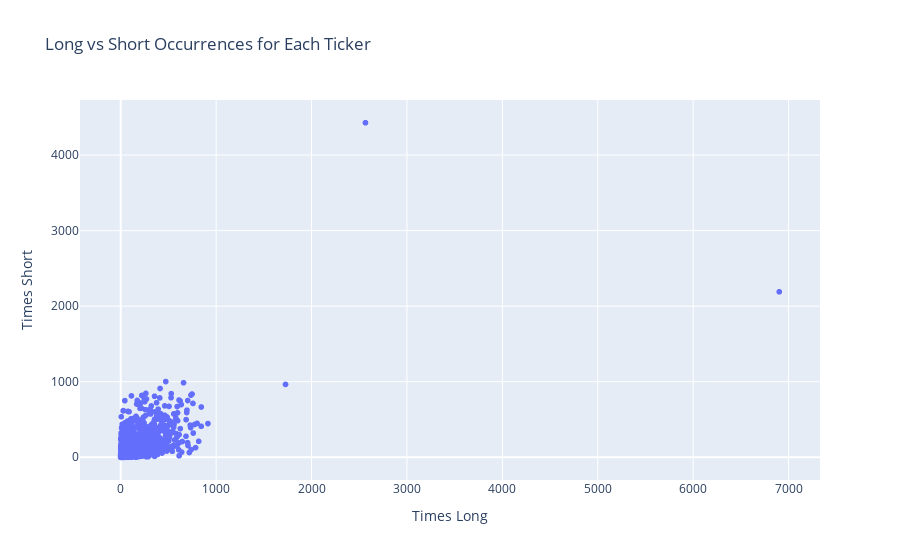

Write notebook code for a chart like this one.
### Code cell
from collections import Counter
import pandas as pd
import plotly.express as px

# Assume these are your actual dataframes and 'Ticker' is the column with the ticker names.
# If not, adjust the column name accordingly.
long_counts = Counter(in_sample_long_portfolios['TICKER'])
short_counts = Counter(in_sample_short_portfolios['TICKER'])

# Get the unique tickers from both portfolios
all_tickers = set(long_counts.keys()) | set(short_counts.keys())

# Prepare data for the plot
plot_data = pd.DataFrame(columns=['Ticker', 'Long', 'Short'])

for ticker in all_tickers:
    long_count = long_counts.get(ticker, 0)
    short_count = short_counts.get(ticker, 0)
    plot_data = plot_data.append({'Ticker': ticker, 'Long': long_count, 'Short': short_count}, ignore_index=True)

# Create the plot
fig = px.scatter(plot_data, x='Long', y='Short', hover_name='Ticker',
                 labels={'Long': 'Times Long', 'Short': 'Times Short'},
                 title='Long vs Short Occurrences for Each Ticker',
                 size_max=60)

# Update the layout to show the text labels
fig.update_traces(textposition='top center')
fig.update_layout(showlegend=False)
fig.show()

### Figure 1 — Plotly figure (JSON) as saved in the notebook; plotly's stock layout.template omitted (floating-point values rounded to 4 significant figures; data arrays with more than 128 entries replaced by an {"elided": "..."} marker saying what was removed)
{"data": [{"hovertemplate": "<b>%{hovertext}</b><br><br>Times Long=%{x}<br>Times Short=%{y}<extra></extra>", "hovertext": {"elided": "1407 str values"}, "legendgroup": "", "marker": {"color": "#636efa", "symbol": "circle"}, "mode": "markers", "name": "", "showlegend": false, "textposition": "top center", "type": "scattergl", "x": {"elided": "1407 int values"}, "xaxis": "x", "y": {"elided": "1407 int values"}, "yaxis": "y"}], "layout": {"legend": {"tracegroupgap": 0}, "showlegend": false, "title": {"text": "Long vs Short Occurrences for Each Ticker"}, "xaxis": {"anchor": "y", "domain": [0, 1], "title": {"text": "Times Long"}}, "yaxis": {"anchor": "x", "domain": [0, 1], "title": {"text": "Times Short"}}}}
